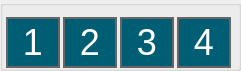
                     <widget class="QGroupBox" name="groupBox_12">
                      <property name="geometry">
                       <rect>
                        <x>450</x>
                        <y>170</y>
                        <width>241</width>
                        <height>71</height>
                       </rect>
                      </property>
                      <property name="styleSheet">
                       <string notr="true"> QPushButton {
     border: 2px solid #666666;
     border-radius: 27px;
	 font-size: 36px;
     font-family: &quot;Arial&quot;;
     max-width:50px;
     max-height:50px;
     background-color:#005E74;
     color:#FFFFFF;

}


 QPushButton:pressed {
     background-color: qlineargradient(x1: 0, y1: 0, x2: 0, y2: 1,
                                       stop: 0 #f6f7fa, stop: 1 #f6ffFF);
 }


QPushButton:checked{ 
     background-color: #00C5F2; 
    color: #85CD83;
     image: url(:/icons/droplet.png);
 font-size: 5px;
}


QPushButton:disabled{ background-color: #CCCCCC; }

 QPushButton:flat {
     border: none; /* no border for a flat push button */
 }

 QPushButton:default {
     border-color: navy; /* make the default button prominent */
 }</string>
                      </property>
                      <property name="title">
                       <string/>
                      </property>
                      <layout class="QHBoxLayout" name="horizontalLayout_2">
                       <property name="spacing">
                        <number>0</number>
                       </property>
                       <property name="leftMargin">
                        <number>0</number>
                       </property>
                       <property name="rightMargin">
                        <number>0</number>
                       </property>
                       <property name="bottomMargin">
                        <number>0</number>
                       </property>
                       <item>
                        <widget class="QPushButton" name="pushButton_solution1">
                         <property name="sizePolicy">
                          <sizepolicy hsizetype="Expanding" vsizetype="Expanding">
                           <horstretch>0</horstretch>
                           <verstretch>0</verstretch>
                          </sizepolicy>
                         </property>
                         <property name="maximumSize">
                          <size>
                           <width>54</width>
                           <height>54</height>
                          </size>
                         </property>
                         <property name="toolTip">
                          <string>&lt;html&gt;&lt;head/&gt;&lt;body&gt;&lt;p&gt;Start the flow of solution, press again to stop.&lt;/p&gt;&lt;/body&gt;&lt;/html&gt;</string>
                         </property>
                         <property name="whatsThis">
                          <string>&lt;html&gt;&lt;head/&gt;&lt;body&gt;&lt;p&gt;Pump solution 1&lt;br/&gt;&lt;br/&gt;The solutions in the well 1 will be released &lt;br/&gt;for the &lt;span style=&quot; font-style:italic;&quot;&gt;t&lt;/span&gt; seconds, expressed in the field delivery time. &lt;/p&gt;&lt;p&gt;Push again to stop the flow.&lt;/p&gt;&lt;/body&gt;&lt;/html&gt;</string>
                         </property>
                         <property name="styleSheet">
                          <string notr="true"/>
                         </property>
                         <property name="text">
                          <string>1</string>
                         </property>
                         <property name="iconSize">
                          <size>
                           <width>50</width>
                           <height>50</height>
                          </size>
                         </property>
                         <property name="checkable">
                          <bool>true</bool>
                         </property>
                         <property name="flat">
                          <bool>false</bool>
                         </property>
                        </widget>
                       </item>
                       <item>
                        <widget class="QPushButton" name="pushButton_solution2">
                         <property name="sizePolicy">
                          <sizepolicy hsizetype="Expanding" vsizetype="Expanding">
                           <horstretch>0</horstretch>
                           <verstretch>0</verstretch>
                          </sizepolicy>
                         </property>
                         <property name="maximumSize">
                          <size>
                           <width>54</width>
                           <height>54</height>
                          </size>
                         </property>
                         <property name="toolTip">
                          <string>&lt;html&gt;&lt;head/&gt;&lt;body&gt;&lt;p&gt;Start the flow of solution, press again to stop.&lt;/p&gt;&lt;/body&gt;&lt;/html&gt;</string>
                         </property>
                         <property name="whatsThis">
                          <string>&lt;html&gt;&lt;head/&gt;&lt;body&gt;&lt;p&gt;Pump solution 2&lt;br/&gt;&lt;br/&gt;The solutions in the well 1 will be released &lt;br/&gt;for the &lt;span style=&quot; font-style:italic;&quot;&gt;t&lt;/span&gt; seconds, expressed in the field delivery time. &lt;/p&gt;&lt;p&gt;Push again to stop the flow.&lt;/p&gt;&lt;/body&gt;&lt;/html&gt;</string>
                         </property>
                         <property name="styleSheet">
                          <string notr="true"/>
                         </property>
                         <property name="text">
                          <string>2</string>
                         </property>
                         <property name="iconSize">
                          <size>
                           <width>50</width>
                           <height>50</height>
                          </size>
                         </property>
                         <property name="checkable">
                          <bool>true</bool>
                         </property>
                         <property name="flat">
                          <bool>false</bool>
                         </property>
                        </widget>
                       </item>
                       <item>
                        <widget class="QPushButton" name="pushButton_solution3">
                         <property name="sizePolicy">
                          <sizepolicy hsizetype="Expanding" vsizetype="Expanding">
                           <horstretch>0</horstretch>
                           <verstretch>0</verstretch>
                          </sizepolicy>
                         </property>
                         <property name="maximumSize">
                          <size>
                           <width>54</width>
                           <height>54</height>
                          </size>
                         </property>
                         <property name="toolTip">
                          <string>&lt;html&gt;&lt;head/&gt;&lt;body&gt;&lt;p&gt;Start the flow of solution, press again to stop.&lt;/p&gt;&lt;/body&gt;&lt;/html&gt;</string>
                         </property>
                         <property name="whatsThis">
                          <string>&lt;html&gt;&lt;head/&gt;&lt;body&gt;&lt;p&gt;Pump solution 3&lt;br/&gt;&lt;br/&gt;The solutions in the well 1 will be released &lt;br/&gt;for the &lt;span style=&quot; font-style:italic;&quot;&gt;t&lt;/span&gt; seconds, expressed in the field delivery time. &lt;/p&gt;&lt;p&gt;Push again to stop the flow.&lt;/p&gt;&lt;/body&gt;&lt;/html&gt;</string>
                         </property>
                         <property name="styleSheet">
                          <string notr="true"/>
                         </property>
                         <property name="text">
                          <string>3</string>
                         </property>
                         <property name="iconSize">
                          <size>
                           <width>50</width>
                           <height>50</height>
                          </size>
                         </property>
                         <property name="checkable">
                          <bool>true</bool>
                         </property>
                         <property name="flat">
                          <bool>false</bool>
                         </property>
                        </widget>
                       </item>
                       <item>
                        <widget class="QPushButton" name="pushButton_solution4">
                         <property name="sizePolicy">
                          <sizepolicy hsizetype="Expanding" vsizetype="Expanding">
                           <horstretch>0</horstretch>
                           <verstretch>0</verstretch>
                          </sizepolicy>
                         </property>
                         <property name="maximumSize">
                          <size>
                           <width>54</width>
                           <height>54</height>
                          </size>
                         </property>
                         <property name="font">
                          <font>
                           <family>Arial</family>
                           <pointsize>-1</pointsize>
                          </font>
                         </property>
                         <property name="toolTip">
                          <string>&lt;html&gt;&lt;head/&gt;&lt;body&gt;&lt;p&gt;Start the flow of solution, press again to stop.&lt;/p&gt;&lt;/body&gt;&lt;/html&gt;</string>
                         </property>
                         <property name="whatsThis">
                          <string>&lt;html&gt;&lt;head/&gt;&lt;body&gt;&lt;p&gt;Pump solution 4&lt;br/&gt;&lt;br/&gt;The solutions in the well 1 will be released &lt;br/&gt;for the &lt;span style=&quot; font-style:italic;&quot;&gt;t&lt;/span&gt; seconds, expressed in the field delivery time. &lt;/p&gt;&lt;p&gt;Push again to stop the flow.&lt;/p&gt;&lt;/body&gt;&lt;/html&gt;</string>
                         </property>
                         <property name="styleSheet">
                          <string notr="true"/>
                         </property>
                         <property name="text">
                          <string>4</string>
                         </property>
                         <property name="iconSize">
                          <size>
                           <width>50</width>
                           <height>50</height>
                          </size>
                         </property>
                         <property name="checkable">
                          <bool>true</bool>
                         </property>
                         <property name="checked">
                          <bool>false</bool>
                         </property>
                         <property name="autoDefault">
                          <bool>false</bool>
                         </property>
                         <property name="flat">
                          <bool>false</bool>
                         </property>
                        </widget>
                       </item>
                      </layout>
                     </widget>
